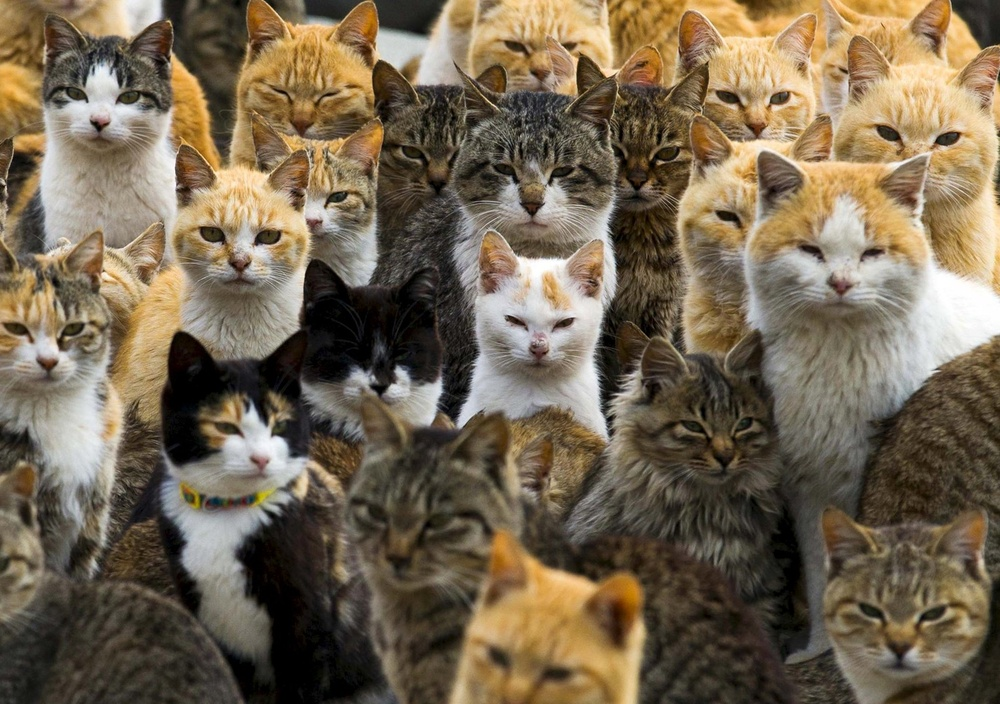
#> input picture 08-ComputerVision/HW3/Cat Detection/images/image.jpg, 1000 x 704 px, shrunk from 2048 x 1442 before the run; its folder holds only this picture in this run
$ python CatDetection.py
#> lines starting #> are read from the running program, lines starting #| are printed output that depends on the picture
import cv2
import os
import matplotlib.pyplot as plt
import numpy as np
import glob

def get_image_path(filename):
    return os.path.join("images", filename)

def get_model_path(filename="haarcascade_frontalcatface_extended.xml"):
#> in process_image, image_bgr is the input picture: shape (704, 1000, 3); mean B, G, R 81.5, 102.8, 117
    return os.path.join("models", filename)

def get_output_folder():
    folder = "outputImages"
    if not os.path.exists(folder):
        os.makedirs(folder)
    return folder

def show_images(images_dict, columns=3, img_size=5):
    titles = list(images_dict.keys())
    imgs = list(images_dict.values())
    rows = (len(imgs) + columns - 1) // columns
    plt.figure(figsize=(img_size * columns, img_size * rows))
    for idx, (title, img) in enumerate(zip(titles, imgs)):
        plt.subplot(rows, columns, idx + 1)
        plt.imshow(img if len(img.shape) == 3 else img, cmap=None if len(img.shape) == 3 else 'gray')
        plt.title(title, fontsize=8)
        plt.axis('off')
    plt.tight_layout()
    plt.show()

def detect_cats_on_image(image_rgb, detector, rect_params):
    image_copy = image_rgb.copy()
    gray = cv2.cvtColor(image_copy, cv2.COLOR_RGB2GRAY)
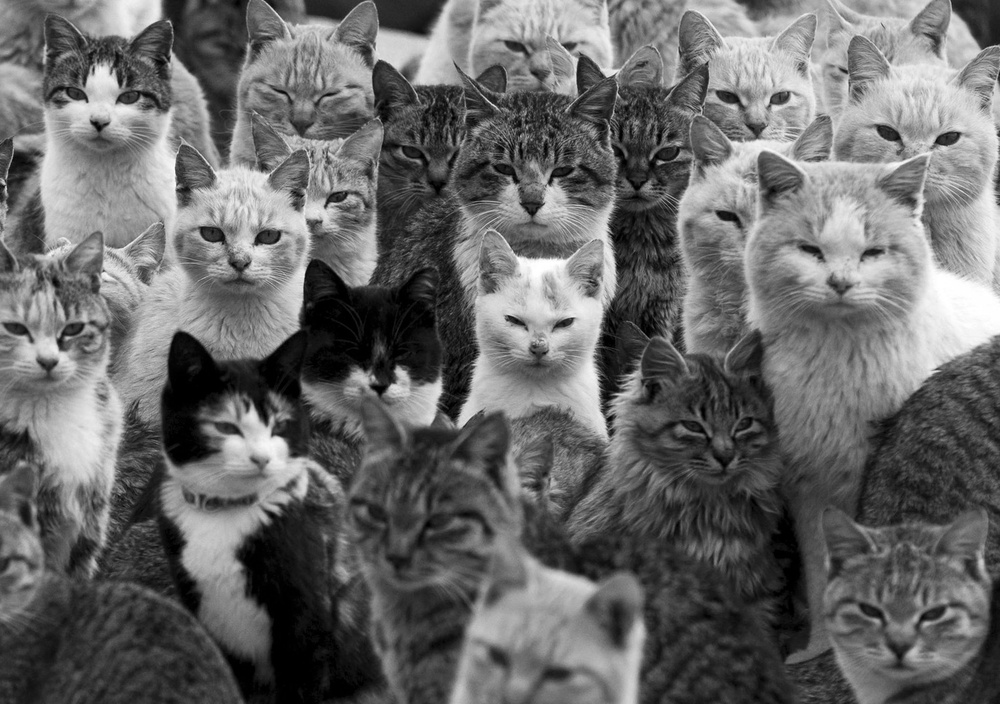
#> gray: shape (704, 1000); min 0, max 255, mean 104.6
    rects = detector.detectMultiScale(gray, **rect_params)
#> rects = [[754, 171, 188, 188]]
    for i, (x, y, w, h) in enumerate(rects):
        cv2.rectangle(image_copy, (x, y), (x + w, y + h), (0, 255, 0), 2)
        cv2.putText(image_copy, f'Cat #{i+1}', (x, y - 10), cv2.FONT_HERSHEY_SIMPLEX, 0.8, (0, 255, 0), 2, cv2.LINE_AA)
#> this loop made 1 pass
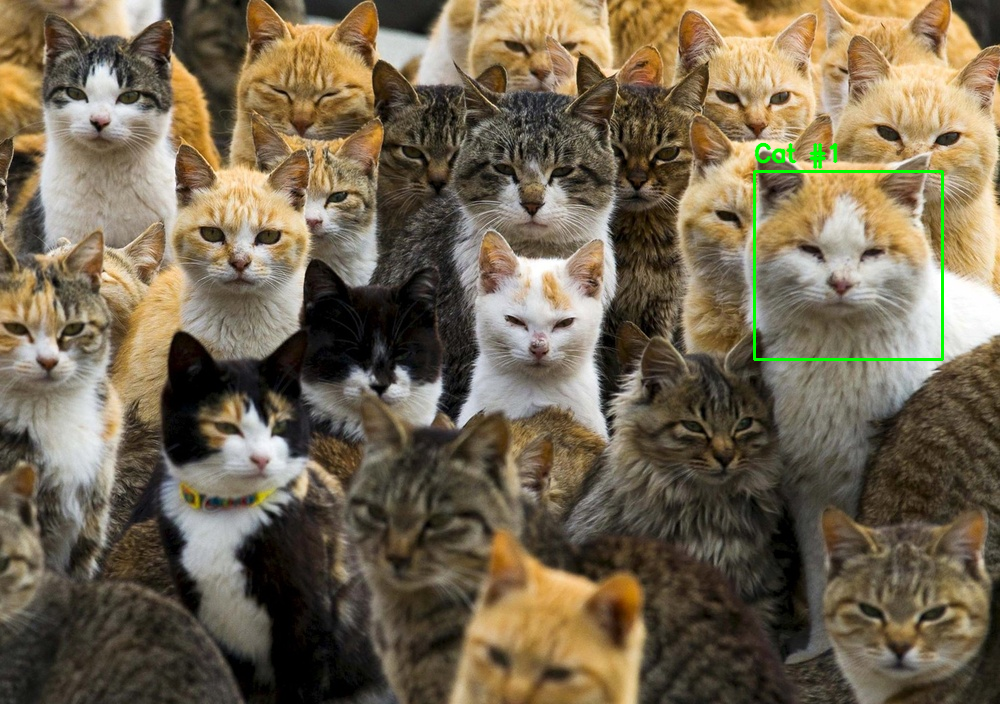
#> image_copy: shape (704, 1000, 3); mean R, G, B 116.3, 103.2, 80.9
    return image_copy

def process_image(image_path, detector, rect_params, images_dict, output_folder):
    image_bgr = cv2.imread(image_path)
    image_rgb = cv2.cvtColor(image_bgr, cv2.COLOR_BGR2RGB)
    detected_image = detect_cats_on_image(image_rgb, detector, rect_params)
    filename = os.path.basename(image_path)
    images_dict[filename] = image_rgb
    images_dict[filename + " Detected"] = detected_image
    detected_bgr = cv2.cvtColor(detected_image, cv2.COLOR_RGB2BGR)
    cv2.imwrite(os.path.join(output_folder, "detected_" + filename), detected_bgr)

def main():
    model_path = get_model_path()
    detector = cv2.CascadeClassifier(model_path)
    rect_params = {"scaleFactor": 1.02, "minNeighbors": 2, "minSize": (180, 180)}

    output_folder = get_output_folder()
    images_dict = {}

    image_extensions = ("*.jpg", "*.jpeg", "*.png", "*.webp")
    image_files = []
    for ext in image_extensions:
        image_files.extend(glob.glob(os.path.join("images", ext)))

    for img_path in image_files:
        process_image(img_path, detector, rect_params, images_dict, output_folder)

    show_images(images_dict, columns=2, img_size=5)
#> in show_images, `plt.show()`:
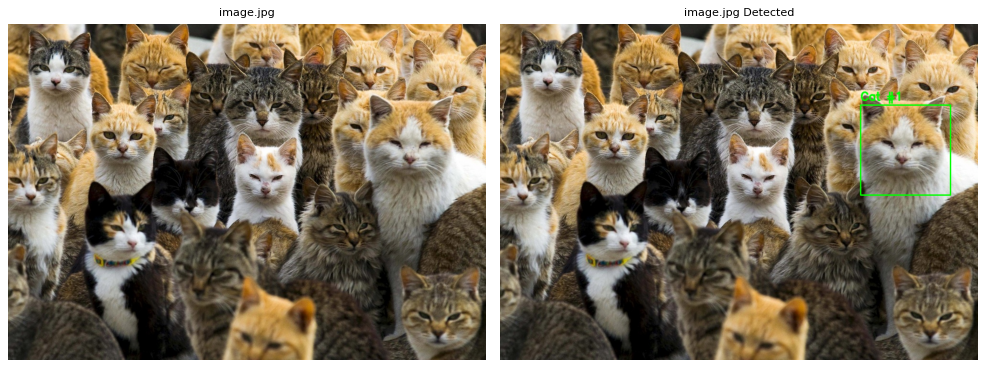
#> figure drawn by matplotlib, 2 panels

if __name__ == "__main__":
    main()
